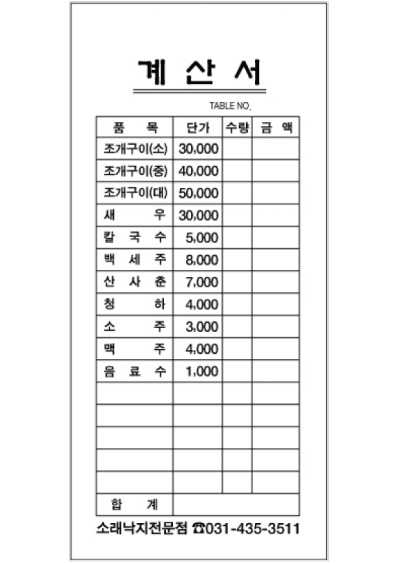
#> input picture data/FO-계산서-01.png, 400 x 563 px, given in place of FO-계산서-01.jpg, which was not available
$ python 'erosion&opening.py'
#> lines starting #> are read from the running program, lines starting #| are printed output that depends on the picture; pictures that were not available may be replaced by others from this repository, and a replacement may not be noted
import numpy as np
import cv2
import math

# [53 lines left out: functions hough, morph, not called in this run]


def morph2():
    img = cv2.imread('./data/FO-계산서-01.jpg', cv2.IMREAD_GRAYSCALE)
#> img: shape (563, 400); min 4, max 255, mean 239.9

    kernel = np.ones((5, 5), np.uint8)

    opening = cv2.morphologyEx(img, cv2.MORPH_OPEN, kernel)
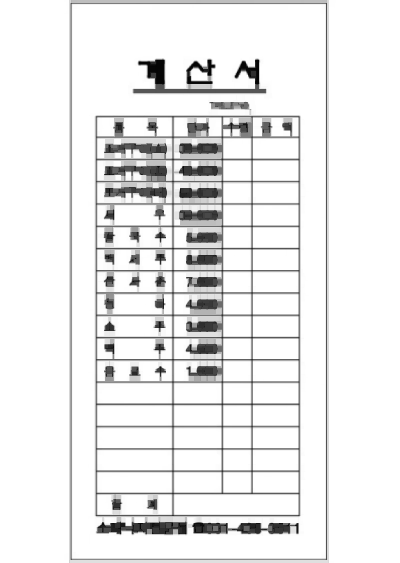
#> opening: shape (563, 400); min 4, max 255, mean 235
    closing = cv2.morphologyEx(img, cv2.MORPH_CLOSE, kernel)
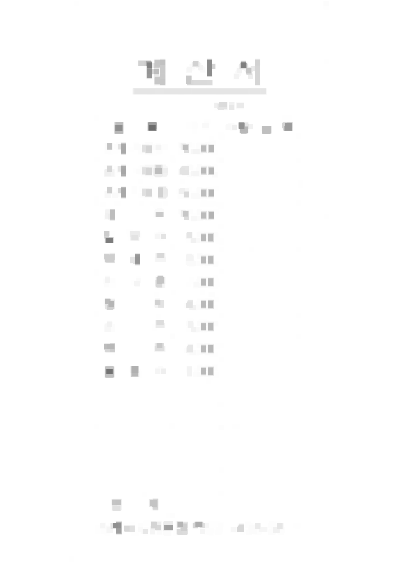
#> closing: shape (563, 400); min 109, max 255, mean 253.3

    cv2.imshow('opening', opening)
    cv2.imshow('closing', closing)

    cv2.waitKey(0)
    cv2.destroyAllWindows()


#hough(200)
#morph()
morph2()

$ run again, with data/FO-달력-01.png copied over data/FO-계산서-01.png
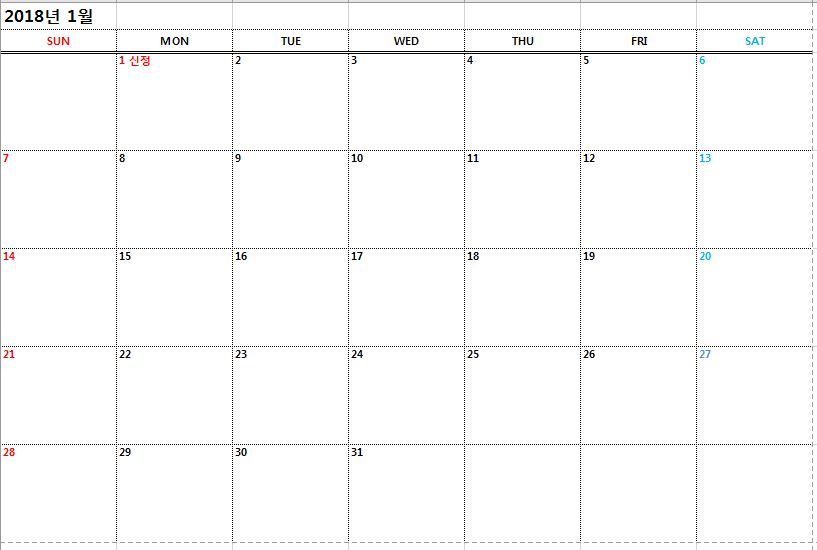
#> input picture data/FO-달력-01.png, 817 x 550 px, given in place of FO-계산서-01.jpg, which was not available
#> in morph2, `opening = cv2.morphologyEx(img, cv2.MORPH_OPEN, kernel)`:
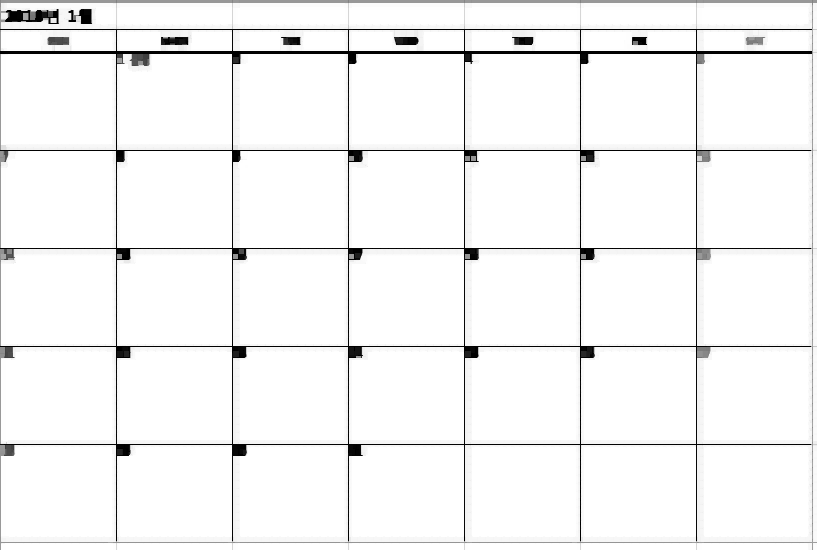
#> opening: shape (550, 817); min 0, max 255, mean 244.7
